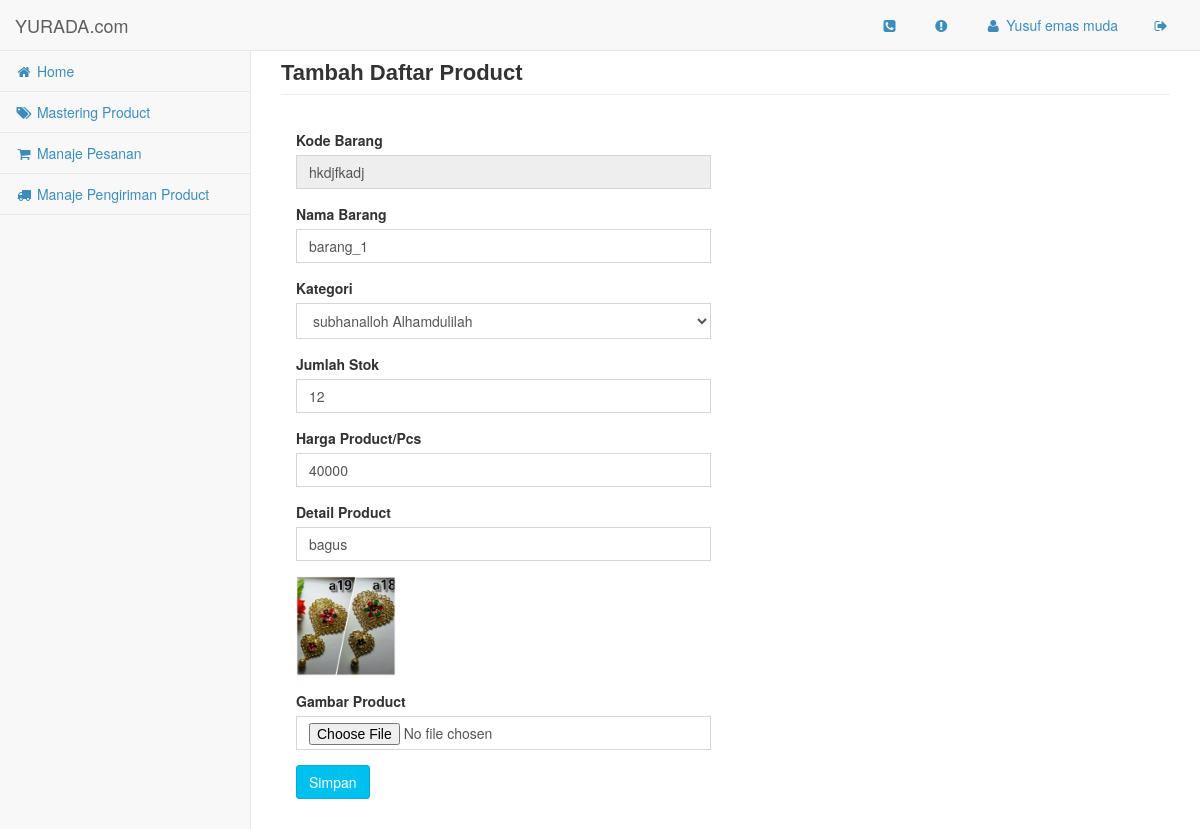
The app's page /umkm/index.php?halaman=edit_barang&&id_barang=hkdjfkadj (signed in) with its own data.
### tables this page shows
CREATE TABLE IF NOT EXISTS `tb_umkm` (
  `id_umkm` varchar(15) NOT NULL,
  `nama_umkm` varchar(50) NOT NULL,
  `nama_pemilik` varchar(50) NOT NULL,
  `alamat_umkm` text NOT NULL,
  `id_kota` varchar(5) NOT NULL,
  `id_provinsi` varchar(5) NOT NULL,
  `email` varchar(50) NOT NULL,
  `no_telfon` varchar(12) NOT NULL,
  `deskripsi_umkm` text NOT NULL,
  `nama_pengguna` varchar(20) NOT NULL,
  `kata_sandi` varchar(50) NOT NULL,
  `status` enum('0','1') NOT NULL
);

CREATE TABLE IF NOT EXISTS `tb_barang` (
  `id_barang` varchar(10) NOT NULL,
  `id_umkm` varchar(15) NOT NULL,
  `nama_barang` varchar(50) NOT NULL,
  `id_kategori` varchar(5) NOT NULL,
  `harga_barang` double NOT NULL,
  `jumlah_stok` int(11) NOT NULL,
  `gambar_barang` varchar(200) NOT NULL,
  `spesifikasi_barang` text NOT NULL
);

### umkm/barang_form_edit.php (the view, shortened to what this page needs)
<?php
	include '../config/koneksi.php';
	$id_barang = $_GET['id_barang'];
	$sql = "SELECT * FROM tb_barang WHERE id_barang = '$id_barang'";
	$result = $koneksi->query($sql);
	$row = $result->fetch_array();
	$kode_barang = $row['id_barang'];
	$nama_barang = $row['nama_barang'];
	$stok = $row['jumlah_stok'];
	$harga = $row['harga_barang'];
	$detail = $row['spesifikasi_barang'];
	$gambar = $row['gambar_barang'];
?>
<div class="row">
    <div class="col-lg-12">
    <h2 class="page-header"><b>Tambah Daftar Product </b></h2>
    <div class="panel-body">
                <div class="row">
                    <div class="col-lg-6">
                        <form role="form" method="post" action="barang_edit_proses.php" enctype="multipart/form-data">
                            <div class="form-group">
                                <label>Kode Barang</label>
                                <input type="text" class="form-control"  name="kode_barang" placeholder="Kode Barang"
								value="<?php echo $kode_barang; ?>" readonly required/>
                            </div>
							<div class="form-group">
                                <label>Nama Barang</label>
                                <input class="form-control" placeholder="Nama Barang" name="nama_barang" type="text"
								value="<?php echo $nama_barang; ?>" required>
                            </div>
                            <div class="form-group">
                                <label>Kategori</label>
                                <select name="kategori_barang" onChange="getval(this);" size="1" class="form-control" required>
                                <?php
								$result1 = $koneksi->query("SELECT * FROM tb_kategori");
								while ($row1 = $result1->fetch_array()){
									$status = ($row['id_kategori']==$row1['id_kategori'])?"selected":"";?>
										<option <?php echo $status; ?> value="<?php echo $row1['id_kategori'];  ?>">
										<?php echo $row1['nama_kategori']; ?></option>
                                <?php } ?>
                                </select>
                            </div>
                            <div class="form-group">
                                <label>Jumlah Stok</label><br>
                                <input class="form-control" placeholder="Stok" name="stok" type="text"
								value="<?php echo $stok; ?>" required>
                            </div>
                            <div class="form-group">
                                <label>Harga Product/Pcs</label><br>
                                <input class="form-control" placeholder="Harga/Pcs" name="harga" type="text"
								value="<?php echo $harga; ?>" required>
                            </div>
                            <div class="form-group">
                                <label>Detail Product</label>
                                <input class="form-control" rows="3" name="detail"
								value="<?php echo $detail; ?>" required />
                            </div>
							<div class="form-group">
                                <?php echo "<img src='../img/dagangan_UMKM/".$row['gambar_barang']."' width='100px' height='100px'/>"; ?>
                            </div>
                            <div class="form-group">
                                <label>Gambar Product</label>
                                <input class="form-control" placeholder="gambar" value="<?php echo $gambar; ?>" name="gambar" type="file">
                            </div>
                            <div class="form-group">
                                <button type="submit" class="btn btn-info" >  Simpan  </button>
                            </div>
                        </form>
                </div>
            </div>
        </div>
	</div>
</div>

### umkm/index.php (shortened to what this page needs)
<?php
$id_umkm = $_SESSION['id_umkm'];
include '../config/koneksi.php';
$sql = "SELECT * FROM tb_umkm WHERE id_umkm='$id_umkm'";
$result = $koneksi->query($sql);
$row = $result->fetch_array();
$nama_umkm = $row['nama_umkm'];
 ?>
<!DOCTYPE html>
<html lang="en">
<head>
    <link href="../assets/bootstrap/css/bootstrap.min.css" rel="stylesheet">
    <link href="../assets/metisMenu/metisMenu.min.css" rel="stylesheet">
    <link href="../assets/dist/css/sb-admin-2.css" rel="stylesheet">
    <link href="../assets/helper/AdminLTE.min.css" rel="stylesheet">
    <link href="../assets/font-awesome/css/font-awesome.min.css" rel="stylesheet" type="text/css">
</head>
<body>
    <div id="wrapper">
        <nav class="navbar navbar-default navbar-static-top" role="navigation" style="margin-bottom: 0">
            <div class="navbar-header">
                <a class="navbar-brand" href="index.php">YURADA.com</a>
            </div>
            <ul class="nav navbar-top-links navbar-right">
                <li class="dropdown">
                    <a class="dropdown-toggle"  href="index.php?halaman=service">
                        <i class="fa fa-phone-square fa-fw"></i>
                    </a>
                </li>
                <li class="dropdown">
                    <a class="dropdown-toggle"  href="index.php?halaman=about">
                        <i class="fa fa-exclamation-circle fa-fw"></i>
                    </a>
                </li>
                <li class="dropdown">
                    <a class="dropdown-toggle" href="index.php?halaman=profil">
                        <i class="fa fa-user fa-fw" ></i> <?php echo $nama_umkm; ?></i>
                    </a>
                </li>
                <li class="dropdown">
                    <a class="dropdown-toggle"  href="../logout.php">
                        <i class="fa fa-sign-out fa-fw"></i>
                    </a>
                </li>
            </ul>
            <div class="navbar-default sidebar" role="navigation">
                <div class="sidebar-nav navbar-collapse">
                    <ul class="nav" id="side-menu">
                        <li>
                            <a href="index.php"><i class="fa fa-home fa-fw"></i> Home </a>
                        </li>
                        <li>
                            <a href="index.php?halaman=mastering_barang"><i class="fa fa-tags fa-fw"></i> Mastering Product </a>
                        </li>
                        <li>
                            <a href="index.php?halaman=manaje_pesan"><i class="fa fa-shopping-cart fa-fw"></i> Manaje Pesanan </a>
                        </li>
                        <li>
                            <a href="index.php?halaman=manaje_kiriman"><i class="fa fa-truck fa-fw"></i> Manaje Pengiriman Product </a>
                        </li>
                    </ul>
                </div>
            </div>
        </nav>
         <div id="page-wrapper">
            <?php
            if ($_GET['halaman']=="daftar_umkm") {
                include 'umkm/form_daftar_umkm.php';
            }else if($_GET['halaman']=="daftar_pelanggan"){
                include 'pelanggan/form_daftar_pelanggan.php';
            }else if($_GET['halaman']=="login"){
                include 'login.php';
            }else if($_GET['halaman']=="service"){
                include '../service.php';
            }else if($_GET['halaman']=="about"){
                include '../about.php';
            }else if($_GET['halaman']=="mastering_barang"){
                include 'mastering_barang.php';
            }else if($_GET['halaman']=="manaje_pesan"){
                include 'manaje_barang.php';
            }else if($_GET['halaman']=="manaje_kiriman"){
                include 'manaje_kiriman.php';
            }else if($_GET['halaman']=="tambah_barang"){
                include 'barang_form_tambah.php';
			}else if($_GET['halaman']=="edit_barang"){
                include 'barang_form_edit.php';
			}else if($_GET['halaman']=="hapus_barang"){
                include 'barang_hapus.php';
			}else if($_GET['halaman']=="detail_pesan"){
                include 'pesan_detail_pesanan.php';
            }else if($_GET['halaman']=="profil"){
                include 'profil.php';
            }else{
                include 'home.php';
            }
             ?>
        </div>
    </div>
</body>
</html>

### records on screen
tb_umkm: nama_umkm "Yusuf emas muda"
tb_barang: kode_barang "hkdjfkadj", nama_barang "barang_1", stok "12", harga "40000", detail "bagus", gambar_barang (picture)

### other values on screen
form field kategori_barang "subhanalloh Alhamdulilah"
